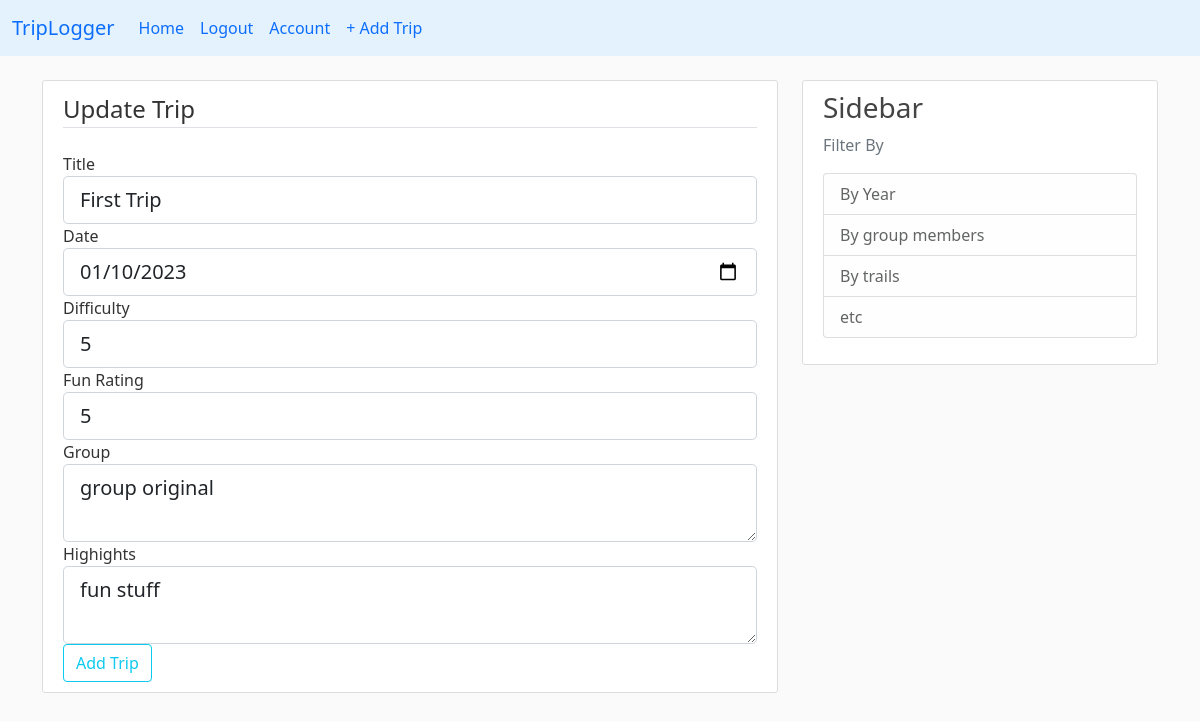
Page /trip/2/update (signed in) on the committed database.
### triplog/models.py (models this page shows, shortened)
class Trip(db.Model):
    id = db.Column(db.Integer, primary_key=True)
    title = db.Column(db.String(100), nullable=False)
    trip_date = db.Column(db.DateTime, nullable=False)
    trip_group = db.Column(db.Text, nullable=False)
    difficulty = db.Column(db.Integer, nullable=False)
    fun_rating = db.Column(db.Integer, nullable=False)
    highlights = db.Column(db.Text)
    image_trip = db.Column(db.String(20), nullable=False,
                           default='scene.jpg')
    user_id = db.Column(db.Integer, db.ForeignKey('user.id'), nullable=False)

### triplog/trips/routes.py (the view)
@trips.route("/trip/<int:trip_id>/update", methods=["GET", "POST"])
@login_required
def update_trip(trip_id):
    trip = Trip.query.get_or_404(trip_id)
    if trip.author != current_user:
        abort(403)
    form = TripForm()
    if form.validate_on_submit():
        trip.title = form.title.data
        trip.trip_date = form.trip_date.data
        trip.difficulty = form.difficulty.data
        trip.fun_rating = form.fun_rating.data
        trip.trip_group = form.trip_group.data
        trip.highlights = form.highlights.data
        db.session.commit()
        flash("Your trip has been updated", 'success')
        return redirect(url_for('trips.trip', trip_id=trip_id))
    elif request.method == 'GET':
        form.title.data = trip.title
        form.trip_date.data = trip.trip_date
        form.difficulty.data = trip.difficulty
        form.fun_rating.data = trip.fun_rating
        form.trip_group.data = trip.trip_group
        form.highlights .data = trip.highlights
    return render_template('create_trip.html', title='Update Trip', form=form, legend='Update Trip')

### triplog/trips/forms.py
class TripForm(FlaskForm):
    title = StringField('Title', validators=[DataRequired()])
    trip_date = DateField('Date', validators=[DataRequired()])
    difficulty = StringField('Difficulty', validators=[DataRequired()])
    fun_rating = StringField('Fun Rating', validators=[DataRequired()])
    trip_group = TextAreaField('Group', validators=[DataRequired()])
    highlights = TextAreaField('Highights', validators=[DataRequired()])
    submit = SubmitField('Add Trip')

### triplog/models.py (called while the page is built)
@login_manager.user_loader
def load_user(user_id):
    return User.query.get(int(user_id))

### triplog/templates/create_trip.html (shortened to what this page needs)
{% extends "layout.html" %}
{% block content %}
<div class="content-section">
    <form method="POST" action="">
        <fieldset class="form-group">
            <legend class="border-bottom mb-4">{{ legend }}</legend>
            <div class="form-group">
                {{ form.title.label(class="form-control-label") }}
                {% if form.title.errors %}
                {{ form.title(class="form-control form-lg is-invalid") }}
                <div class="invalid-feedback">
                    {% for error in form.title.errors %}
                    <span>{{ error }}</span>
                    {% endfor %}
                </div>
                {% else %}
                {{ form.title(class="form-control form-control-lg") }}
                {% endif %}
            </div>
            <div class="form-group">
                {{ form.trip_date.label(class="form-control-label") }}
                {% if form.trip_date.errors %}
                {{ form.trip_date(class="form-control form-lg is-invalid") }}
                <div class="invalid-feedback">
                    {% for error in form.trip_date.errors %}
                    <span>{{ error }}</span>
                    {% endfor %}
                </div>
                {% else %}
                {{ form.trip_date(class="form-control form-control-lg") }}
                {% endif %}
            </div>
            <div class="form-group">
                {{ form.difficulty.label(class="form-control-label") }}
                {% if form.difficulty.errors %}
                {{ form.difficulty(class="form-control form-lg is-invalid") }}
                <div class="invalid-feedback">
                    {% for error in form.difficulty.errors %}
                    <span>{{ error }}</span>
                    {% endfor %}
                </div>
                {% else %}
                {{ form.difficulty(class="form-control form-control-lg") }}
                {% endif %}
            </div>
            <div class="form-group">
                {{ form.fun_rating.label(class="form-control-label") }}
                {% if form.fun_rating.errors %}
                {{ form.fun_rating(class="form-control form-lg is-invalid") }}
                <div class="invalid-feedback">
                    {% for error in form.fun_rating.errors %}
                    <span>{{ error }}</span>
                    {% endfor %}
                </div>
                {% else %}
                {{ form.fun_rating(class="form-control form-control-lg") }}
                {% endif %}
            </div>
            <div class="form-group">
                {{ form.trip_group.label(class="form-control-label") }}
                {% if form.trip_group.errors %}
                {{ form.trip_group(class="form-control form-lg is-invalid") }}
                <div class="invalid-feedback">
                    {% for error in form.trip_group.errors %}
                    <span>{{ error }}</span>
                    {% endfor %}
                </div>
                {% else %}
                {{ form.trip_group(class="form-control form-control-lg") }}
                {% endif %}
            </div>
            <div class="form-group">
                {{ form.highlights.label(class="form-control-label") }}
                {% if form.highlights.errors %}
                {{ form.highlights(class="form-control form-lg is-invalid") }}
                <div class="invalid-feedback">
                    {% for error in form.highlights.errors %}
                    <span>{{ error }}</span>
                    {% endfor %}
                </div>
                {% else %}
                {{ form.highlights(class="form-control form-control-lg") }}
                {% endif %}
            </div>
        </fieldset>
        <div class="form-group">
            {{ form.submit(class="btn btn-outline-info") }}
        </div>
    </form>
</div>
{% endblock content %}

### triplog/static/main.css (style rules this page uses)
body { background: #fafafa; color: #333333; margin-top: 5rem; }
.content-section { background: #ffffff; padding: 10px 20px; border: 1px solid #dddddd; border-radius: 3px; margin-bottom: 20px; }

### rows in the picture
Trip: title "First Trip", trip_date "01/10/2023", difficulty "5", fun_rating "5", trip_group "group original", highlights "fun stuff"

### other values in the picture
{{ legend }} "Update Trip"
